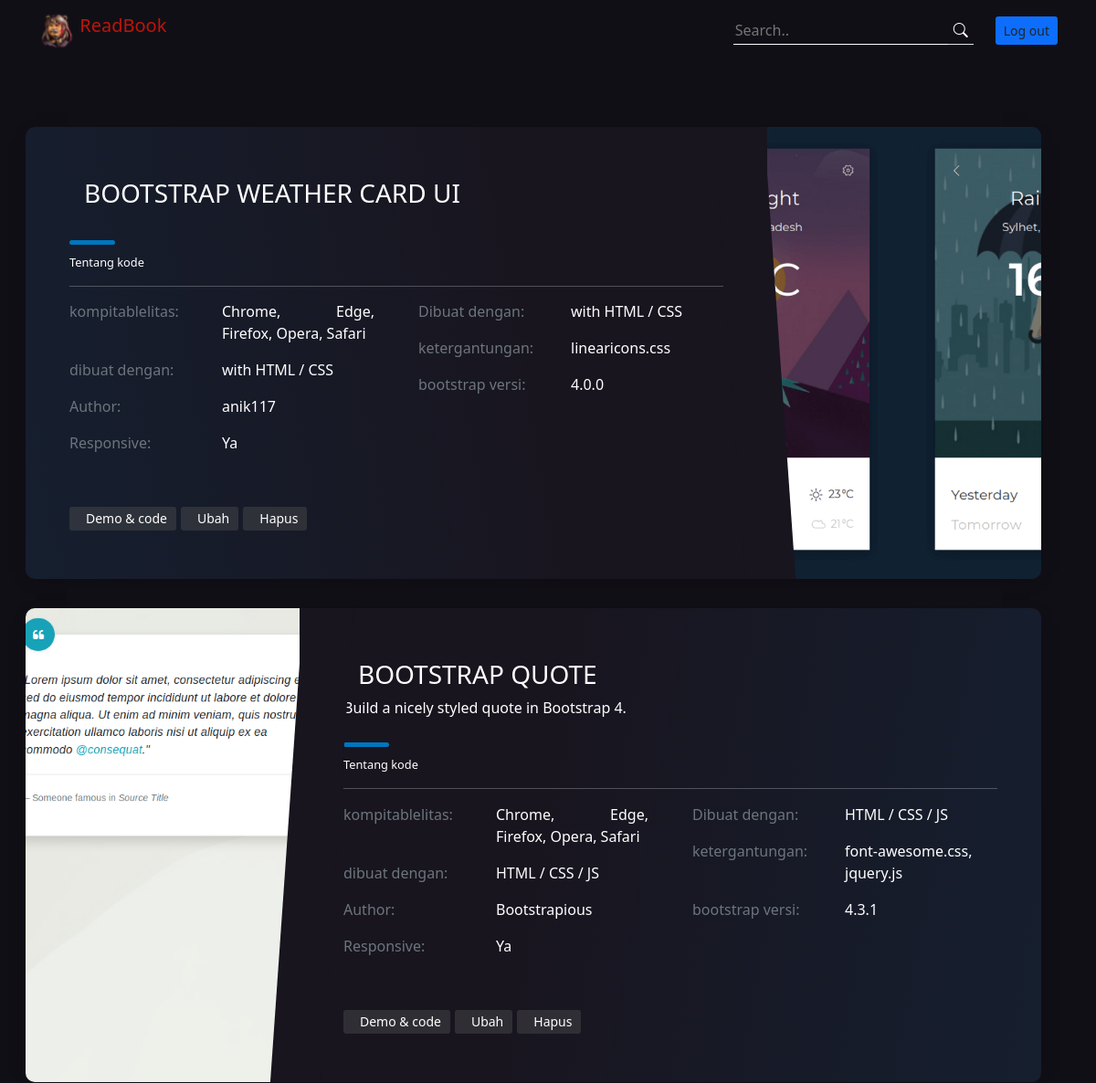
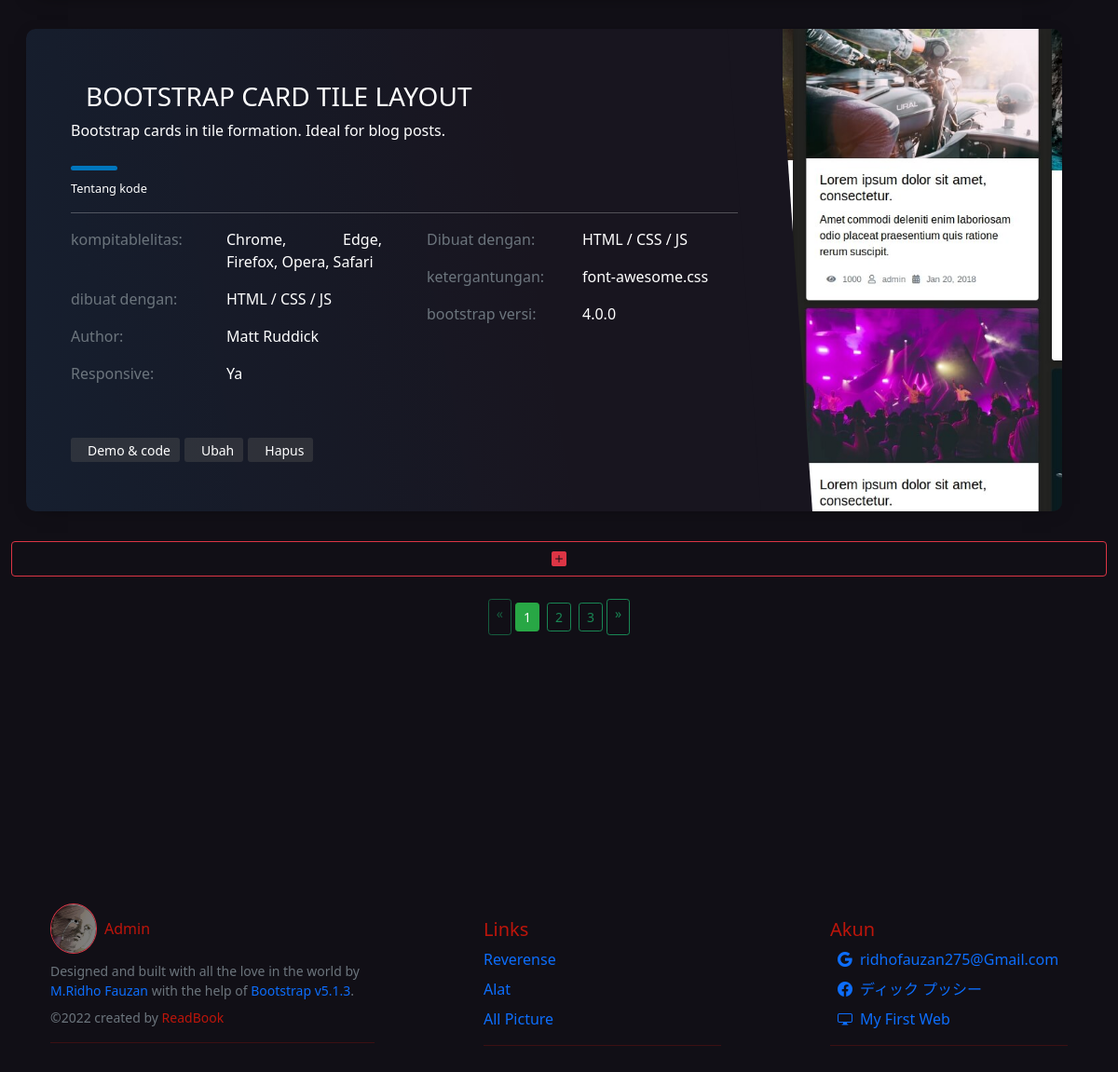
Page /src/index.php (signed in) on the committed database (2 pictures, top to bottom).
### tables this page shows
CREATE TABLE `bootstrap` (
  `id` int(11) NOT NULL,
  `gambar` varchar(100) NOT NULL,
  `judul` char(50) NOT NULL,
  `keterangan` varchar(100) DEFAULT NULL,
  `author` char(35) NOT NULL,
  `link` char(100) NOT NULL,
  `dibuat_dengan` char(40) NOT NULL,
  `browser_yang_kompatibel` char(50) NOT NULL,
  `responsive` char(4) NOT NULL,
  `ketergantungan` char(50) NOT NULL,
  `bootstrap_versi` char(10) NOT NULL
);

### src/functions.php (called while the page is built, shortened)
<?php
$conn = mysqli_connect("localhost", "root", "", "tubes" ) or die ("KONEKSI GAGAL!");
function query($query){
    global $conn;
    $result = mysqli_query($conn, $query);
    $rows = [];
    while( $row = mysqli_fetch_assoc($result) ){
        $rows[] = $row;
    }
    return $rows;
}
$jumlahDataPerHalaman = 3;
$jumlahData = count(query("SELECT * FROM bootstrap "));
$jumlahHalaman = ceil($jumlahData / $jumlahDataPerHalaman);
$halamanAktif = ( isset($_GET['halaman']) ) ? $_GET['halaman'] : 1;
$awalData = ( $jumlahDataPerHalaman * $halamanAktif ) - $jumlahDataPerHalaman;

### src/index.php (the view, shortened to what this page needs)
<?php
require 'functions.php';
$bootstrap = query("SELECT * FROM bootstrap ORDER BY id DESC LIMIT $awalData, $jumlahDataPerHalaman");
?>
<!doctype html>
<html lang="en">
  <head>
    <link rel="stylesheet" href="style/tampilan/style.css" />
    <link
      rel="stylesheet"
      href="https://cdn.jsdelivr.net/npm/bootstrap-icons@1.8.3/font/bootstrap-icons.css"
    />
    <link
      rel="stylesheet"
      href="https://cdn.jsdelivr.net/npm/bootstrap@4.6.1/dist/css/bootstrap.min.css"
    />
    <link
      href="https://cdn.jsdelivr.net/npm/bootstrap@5.0.2/dist/css/bootstrap.min.css"
      rel="stylesheet"
    />
  </head>
  <body>
<nav class="navbar dark sticky-top">
    <div class="container-fluid">
        <div class="container">
            <a class="navbar-brand" href="#">
                <img
                    src="style/tampilan/img/icon.ico"
                    alt="atmin tampan"
                    width="40"
                    class="d-inline-block align-text-top"
                />
                <span class="me-2 tr">ReadBook</span>
            </a>
            <div class="d-flex">
                <form class="d-flex input-group-sm me-4" action="" method="get">
                    <input
                        type="search"
                        name="keyword"
                        class="border-0 border-bottom border-white bg-transparent text-white"
                        placeholder="Search.."
                        aria-label="Example text with button addon"
                        aria-describedby="button-addon1"
                        autofocus
                        required
                    />
                    <button
                        class="border-0 text-white border-bottom bi bi-search bg-transparent"
                        style="background-color: none"
                        type="submit"
                        name="cari"
                        width="200"
                        id="button-addon1"
                    ></button>
                </form>
                <a href="logout.php" class="btn bg-primary btn-sm">Log out</a>
            </div>
        </div>
    </div>
</nav>
<div class="dark">
    <div class="container-fluid">
        <br><br>
        <br>
                <?php foreach( $bootstrap as $bootstraps ) : ?>
                <article class="postcard dark blue me-5 ms-3">
                <div class="postcard__img_link">
                    <img
                    class="postcard__img"
                    src="img/<?= $bootstraps["gambar"] ?>"
                    alt="<?= $bootstraps["judul"]; ?>"
                    />
                </div>
                <div class="postcard__text">
                    <h1 class="postcard__title yellow">
                    <h3 class="ms-3"><?= $bootstraps["judul"]; ?></h3>
                    </h1>
                    <div><p><?= $bootstraps["keterangan"]; ?></p></div>
                    <div class="postcard__bar"></div>
                    <div class="postcard__subtitle small">
                    <time>
                        Tentang kode
                    </time>
                    </div>
                    <div class="postcard__preview-txt">
                    <div class="row row-cols-1 row-cols-lg-2 g-0 g-lg-5">
                        <ul class="col">
                            <li class="row row-cols-1 row-cols-lg-2 g-0 g-lg-0">
                                <span class="text-muted">kompitablelitas:</span><p><?= $bootstraps["browser_yang_kompatibel"]; ?></p>
                            </li>
                            <li class="row row-cols-1 row-cols-lg-2 g-0 g-lg-0">
                                <span class="text-muted">dibuat dengan:</span><p><?= $bootstraps["dibuat_dengan"]; ?></p>
                            </li>
                            <li class="row row-cols-1 row-cols-lg-2 g-3 g-lg-0">
                                <span class="text-muted">Author:</span><p><?= $bootstraps["author"]; ?></p>
                            </li>
                            <li class="row row-cols-1 row-cols-lg-2 g-3 g-lg-0">
                                <span class="text-muted">Responsive:</span><p><?= $bootstraps["responsive"]; ?></p>
                            </li>
                        </ul>
                        <ul class="col">
                            <li class="row row-cols-1 row-cols-lg-2 g-2 g-lg-0">
                                <span class="text-muted">Dibuat dengan:</span><p><?= $bootstraps["dibuat_dengan"]; ?></p>
                            </li>
                            <li class="row row-cols-1 row-cols-lg-2 g-2 g-lg-0">
                                <span class="text-muted">ketergantungan:</span><p><?= $bootstraps["ketergantungan"]; ?></p>
                            </li>
                            <li class="row row-cols-1 row-cols-lg-2 g-2 g-lg-0">
                                <span class="text-muted">bootstrap versi:</span><p><?= $bootstraps["bootstrap_versi"]; ?></p>
                            </li>
                        </ul>
                    </div>
                    </div>
                    <ul class="postcard__tagbox text-wwhite">
                        <li class="tag__item play green">
                            <a href="<?= $bootstraps["link"]; ?>" target="_blank" rel="noopener noreferrer" class="text-decoration-none"><i class="fas fa-play mr-2"></i>Demo & code</a>
                        </li>
                        <li class="tag__item play blue">
                            <a href="ubah.php?id=<?= $bootstraps["id"]; ?>" onclick="
                        return confirm('ubah?') " class="text-decoration-none"><i class="fas fa-play mr-2"></i>Ubah</a>
                        </li>
                        <li class="tag__item play red">
                            <a href="hapus.php?id=<?= $bootstraps["id"]; ?>" onclick="
                        return confirm('Moal Hanjakal?') " class="text-decoration-none"><i class="fas fa-play mr-2"></i>Hapus</a>
                        </li>
                    </ul>
                </div>
                </article>
                <?php endforeach; ?>
                <a href="tambah.php" class="d-grid gap-2 btn btn-outline-danger form-control border border-danger tr"><i class="bi bi-plus-square-fill"></i></a>
        <br>
        <div class="container-fluid d-flex justify-content-center pb-5">
        <?php if( !isset($_POST["cari"]) ): ?>
            <?php if( $halamanAktif > 1 ) : ?>
                <a href="?halaman=<?= $halamanAktif - 1; ?>" class="btn btn-outline-success btn-sm">&laquo;</a>
            <?php else : ?>
                <a href="?halaman=<?= $halamanAktif - 1; ?>" class="btn btn-outline-success disabled btn-sm">&laquo;</a>
            <?php endif; ?>
                <?php for( $i = 1; $i <= $jumlahHalaman; $i++ ) : ?>
                    <span class="m-1">
                    <?php if( $i == $halamanAktif ): ?>
                        <a href="?halaman=<?= $i; ?>" class="btn btn-outline-success active btn-sm"><?= $i; ?></a>
                    <?php else : ?>
                        <a href="?halaman=<?= $i; ?>" class="btn btn-outline-success btn-sm"><?= $i; ?></a>
                    <?php endif; ?>
                    </span>
                <?php endfor; ?>
        <?php if( $halamanAktif < $jumlahHalaman ) : ?>
            <a href="?halaman=<?= $halamanAktif + 1; ?>" class="btn btn-outline-success btn-sm">&raquo;</a>
        <?php else : ?>
            <a href="?halaman=<?= $halamanAktif - 1; ?>" class="btn btn-outline-success disabled btn-sm">&raquo;</a>
        <?php endif; ?>
        <?php else : ?>
            <br><br>
        <?php endif; ?>
        </div>
        <div class="p-5"></div>
        <div class="container-fluid h-50">
          <div class="row">
            <div class="col">
              <footer class="bd-footer py-5 mt-5">
                <div class="container py-5">
                  <div class="row">
                    <div class="col-lg-4 mb-3">
                      <a
                        class="d-inline-flex align-items-center mb-2 link-dark text-decoration-none"
                        href="src/login.php"
                        aria-label="Bootstrap"
                      >
                        <img
                          src="img/IMEGI.png"
                          class="border border-danger rounded-circle"
                          width="50"
                          alt="Ridho"
                        />
                        <span class="m-2 tr">Admin</span>
                      </a>
                      <ul class="list-unstyled small text-muted">
                        <li class="mb-2">
                          Designed and built with all the love in the world by
                          <a
                            href="https://www.facebook.com/mridhofauzan.fauzan/"
                            target="_blank"
                            class="text-decoration-none"
                            >M.Ridho Fauzan</a
                          >
                          with the help of
                          <a
                            href="https://getbootstrap.com/"
                            class="text-decoration-none"
                            >Bootstrap v5.1.3</a
                          >.
                        </li>
                        <li class="mb-2">
                          ©2022 created by
                          <a
                            href="https://www.facebook.com/mridhofauzan.fauzan/"
                            target="_blank"
                            rel="noopener noreferrer"
                            class="text-decoration-none tr"
                            >ReadBook</a
                          >
                        </li>
                      </ul>
                      <hr class="tr" />
                    </div>
                    <div class="col-lg-3 offset-lg-1 mb-3 mt-3">
                      <h5 class="tr">Links</h5>
                      <ul class="list-unstyled">
                        <li class="mb-2">
                          <a
                            href="https://www.youtube.com/watch?v=LkR-9Z1sle8&t=2848s"
                            class="text-decoration-none"
                            >Reverense</a
                          >
                        </li>
                        <li class="mb-2">
                          <a
                            href="https://getbootstrap.com/"
                            class="text-decoration-none"
                            >Alat</a
                          >
                        </li>
                        <li class="mb-2">
                          <a
                            href="https://www.pngwing.com/"
                            class="text-decoration-none"
                            >All Picture</a
                          >
                        </li>
                      </ul>
                      <hr class="tr" />
                    </div>
                    <div class="col-lg-3 offset-lg-1 mb-3 mt-3">
                      <h5 class="tr">Akun</h5>
                      <ul class="list-unstyled">
                        <li class="mb-2">
                          <a
                            href="/docs/5.1/getting-started/"
                            class="text-decoration-none"
                            ><i class="m-2 bi bi-google"></i
                            >ridhofauzan275@Gmail.com</a
                          >
                        </li>
                        <li class="mb-2">
                          <a
                            href="/docs/5.1/examples/starter-template/"
                            class="text-decoration-none"
                            ><i class="m-2 bi bi-facebook"></i>ディック
                            プッシー</a
                          >
                        </li>
                        <li class="">
                          <a
                            href="https://m-ridho-fauzan.github.io/#"
                            class="m-2 text-decoration-none"
                            ><i class="me-2 bi bi-display"></i>My First Web</a
                          >
                        </li>
                      </ul>
                      <hr class="tr" />
                    </div>
                  </div>
                </div>
              </footer>
            </div>
          </div>
        </div>
    </div>
</div>
  </body>
</html>

### rows in the picture
bootstrap: gambar (picture), judul "BOOTSTRAP WEATHER CARD UI", browser_yang_kompatibel "Chrome, Edge, Firefox, Opera, Safari", dibuat_dengan "with HTML / CSS", author "anik117", responsive "Ya", ketergantungan "linearicons.css", bootstrap_versi "4.0.0"
bootstrap: gambar (picture), judul "BOOTSTRAP QUOTE", keterangan "Build a nicely styled quote in Bootstrap 4.", browser_yang_kompatibel "Chrome, Edge, Firefox, Opera, Safari", dibuat_dengan "HTML / CSS / JS", author "Bootstrapious", responsive "Ya", ketergantungan "font-awesome.css, jquery.js", bootstrap_versi "4.3.1"
bootstrap: gambar (picture), judul "BOOTSTRAP CARD TILE LAYOUT", keterangan "Bootstrap cards in tile formation. Ideal for blog posts.", browser_yang_kompatibel "Chrome, Edge, Firefox, Opera, Safari", dibuat_dengan "HTML / CSS / JS", author "Matt Ruddick", responsive "Ya", ketergantungan "font-awesome.css", bootstrap_versi "4.0.0"
